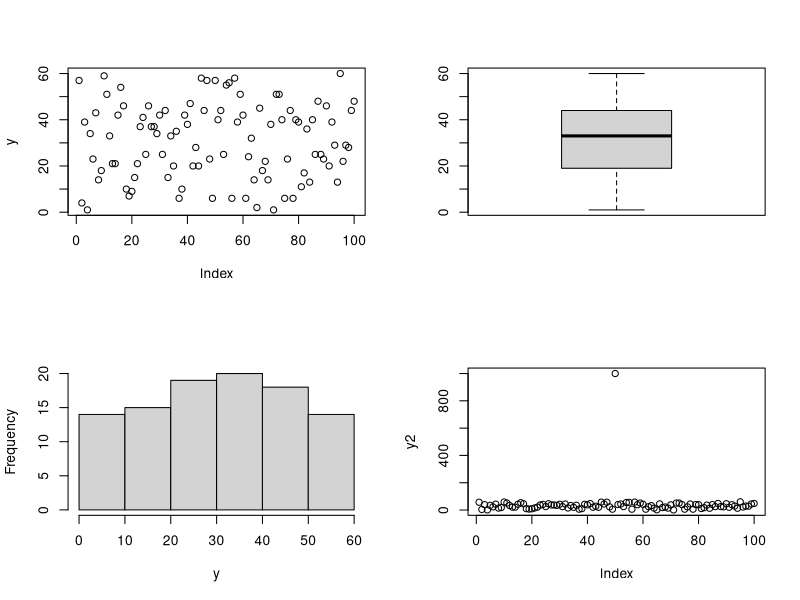
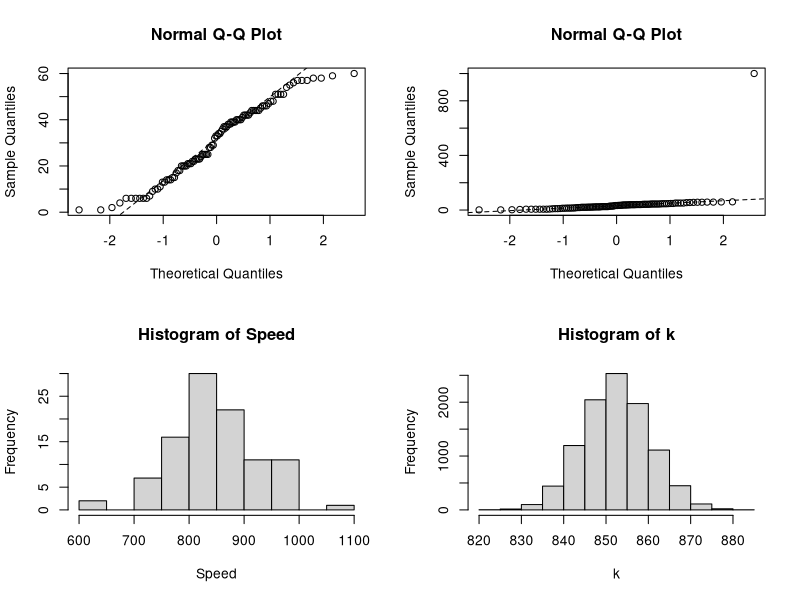

Source code (R) for these figures, in order:
library(MASS)
set.seed(1)
y <- sample(60, 100, replace = TRUE)
y2 <- y
y2[50] <- 1000
par(mfrow=(c(2, 2)))
plot(y)
boxplot(y)
hist(y, main = "")
plot(y2)
# summary data
summary(y)
fivenum(y)
fivenumber <- function(X){
  x <- sort(X)
  n <- length(X)
  five <- c(1, 0.5*floor(0.5*(n + 3)), 0.5*(n + 1),
            n + 1 - 0.5*floor(0.5 * (n + 3)), n)
  return (x[five])
}
fivenumber(y)

# plots for testing normality
qqnorm(y)
qqline(y, lty = 2)
qqnorm(y2)
qqline(y2, lty = 2)

# test for normality - shapiro test
x <- exp(rnorm(40))
shapiro.test(x)

library(datasets)
attach(morley)
names(morley)
hist(Speed)
summary(Speed)

shapiro.test(Speed) # non-normality with p-value > 0.05
wilcox.test(Speed, mu = 880) # deal with non-normality

k <- rep(0, 10000) # bootstrap method
for (i in 1:10000) {
  k[i] <- mean(sample(Speed, replace = TRUE))
}
hist(k) 
shapiro.test(sample(k, 4999)) # it is normal dist now

#
